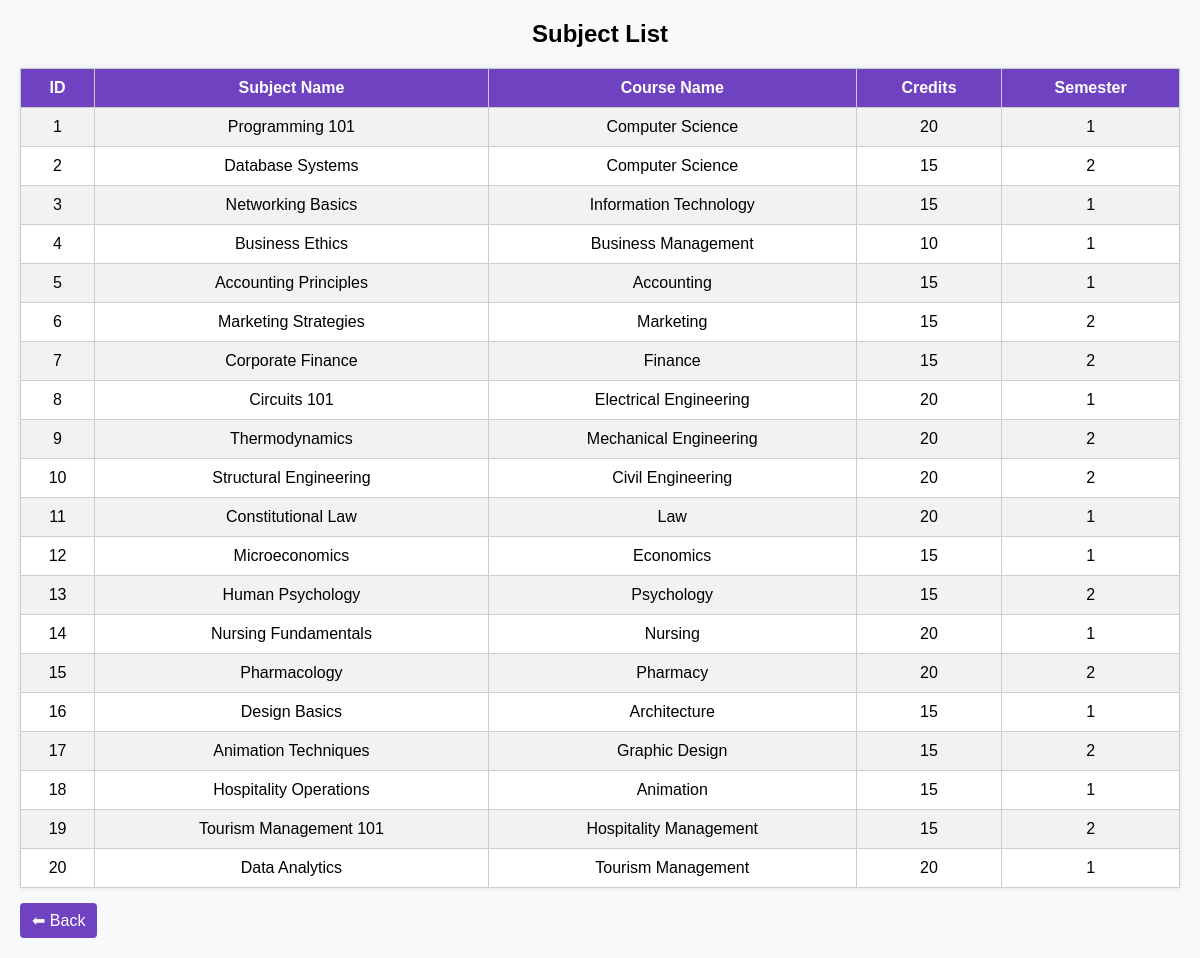
Screenshot of /view_subjects.php with the database file from the repository.
### tables this page shows
CREATE TABLE `subjects` (
  `subject_id` int(11) NOT NULL,
  `subject_name` varchar(100) NOT NULL,
  `course_id` int(11) NOT NULL,
  `credits` int(11) NOT NULL,
  `semester` enum('1','2','3','4') NOT NULL,
  `created_at` timestamp NOT NULL DEFAULT current_timestamp()
);

CREATE TABLE `courses` (
  `course_id` int(11) NOT NULL,
  `course_name` varchar(100) NOT NULL,
  `duration_years` int(11) NOT NULL,
  `credits` int(11) NOT NULL,
  `description` text DEFAULT NULL,
  `created_at` timestamp NOT NULL DEFAULT current_timestamp()
);

### view_subjects.php (the view, shortened to what this page needs)
<?php
include "db.php";
?>
<!DOCTYPE html>
<html lang="en">
<head>
</head>
<body>
<h2>Subject List</h2>
<table>
    <tr>
        <th>ID</th>
        <th>Subject Name</th>
        <th>Course Name</th>
        <th>Credits</th>
        <th>Semester</th>
    </tr>
<?php
$sql = "SELECT sub.subject_id, sub.subject_name, c.course_name, sub.credits, sub.semester
        FROM subjects sub
        JOIN courses c ON sub.course_id = c.course_id
        ORDER BY sub.subject_id ASC";
$result = $conn->query($sql);
if ($result->num_rows > 0) {
    while ($row = $result->fetch_assoc()) {
        echo "<tr>
                <td>{$row['subject_id']}</td>
                <td>{$row['subject_name']}</td>
                <td>{$row['course_name']}</td>
                <td>{$row['credits']}</td>
                <td>{$row['semester']}</td>
              </tr>";
    }
} else {
    echo "<tr><td colspan='5'>No records found</td></tr>";
}
?>
</table>
<a href="subject.html" class="back-btn">⬅ Back</a>
</body>
</html>

### view_subjects.php (style rules this page uses)
body { font-family: Arial, sans-serif; margin: 20px; background-color: #f8f9fa; }
h2 { text-align: center; margin-bottom: 20px; }
table { width: 100%; border-collapse: collapse; background-color: #fff; box-shadow: 0 0 5px rgba(0,0,0,0.1); }
th, td { border: 1px solid #ccc; padding: 10px; text-align: center; }
th { background-color: #6f42c1; color: white; }
tr:nth-child(even) { background-color: #f2f2f2; }
a.back-btn { display: inline-block; margin-top: 15px; padding: 8px 12px; background-color: #6f42c1; color: white; text-decoration: none; border-radius: 4px; }

### rows the page displays
subjects: subject_id "1", subject_name "Programming 101", course.course_name "Computer Science", credits "20", semester "1"
subjects: subject_id "2", subject_name "Database Systems", course.course_name "Computer Science", credits "15", semester "2"
subjects: subject_id "3", subject_name "Networking Basics", course.course_name "Information Technology", credits "15", semester "1"
subjects: subject_id "4", subject_name "Business Ethics", course.course_name "Business Management", credits "10", semester "1"
subjects: subject_id "5", subject_name "Accounting Principles", course.course_name "Accounting", credits "15", semester "1"
subjects: subject_id "6", subject_name "Marketing Strategies", course.course_name "Marketing", credits "15", semester "2"
subjects: subject_id "7", subject_name "Corporate Finance", course.course_name "Finance", credits "15", semester "2"
subjects: subject_id "8", subject_name "Circuits 101", course.course_name "Electrical Engineering", credits "20", semester "1"
subjects: subject_id "9", subject_name "Thermodynamics", course.course_name "Mechanical Engineering", credits "20", semester "2"
subjects: subject_id "10", subject_name "Structural Engineering", course.course_name "Civil Engineering", credits "20", semester "2"
subjects: subject_id "11", subject_name "Constitutional Law", course.course_name "Law", credits "20", semester "1"
subjects: subject_id "12", subject_name "Microeconomics", course.course_name "Economics", credits "15", semester "1"
subjects: subject_id "13", subject_name "Human Psychology", course.course_name "Psychology", credits "15", semester "2"
subjects: subject_id "14", subject_name "Nursing Fundamentals", course.course_name "Nursing", credits "20", semester "1"
subjects: subject_id "15", subject_name "Pharmacology", course.course_name "Pharmacy", credits "20", semester "2"
subjects: subject_id "16", subject_name "Design Basics", course.course_name "Architecture", credits "15", semester "1"
subjects: subject_id "17", subject_name "Animation Techniques", course.course_name "Graphic Design", credits "15", semester "2"
subjects: subject_id "18", subject_name "Hospitality Operations", course.course_name "Animation", credits "15", semester "1"
subjects: subject_id "19", subject_name "Tourism Management 101", course.course_name "Hospitality Management", credits "15", semester "2"
subjects: subject_id "20", subject_name "Data Analytics", course.course_name "Tourism Management", credits "20", semester "1"
